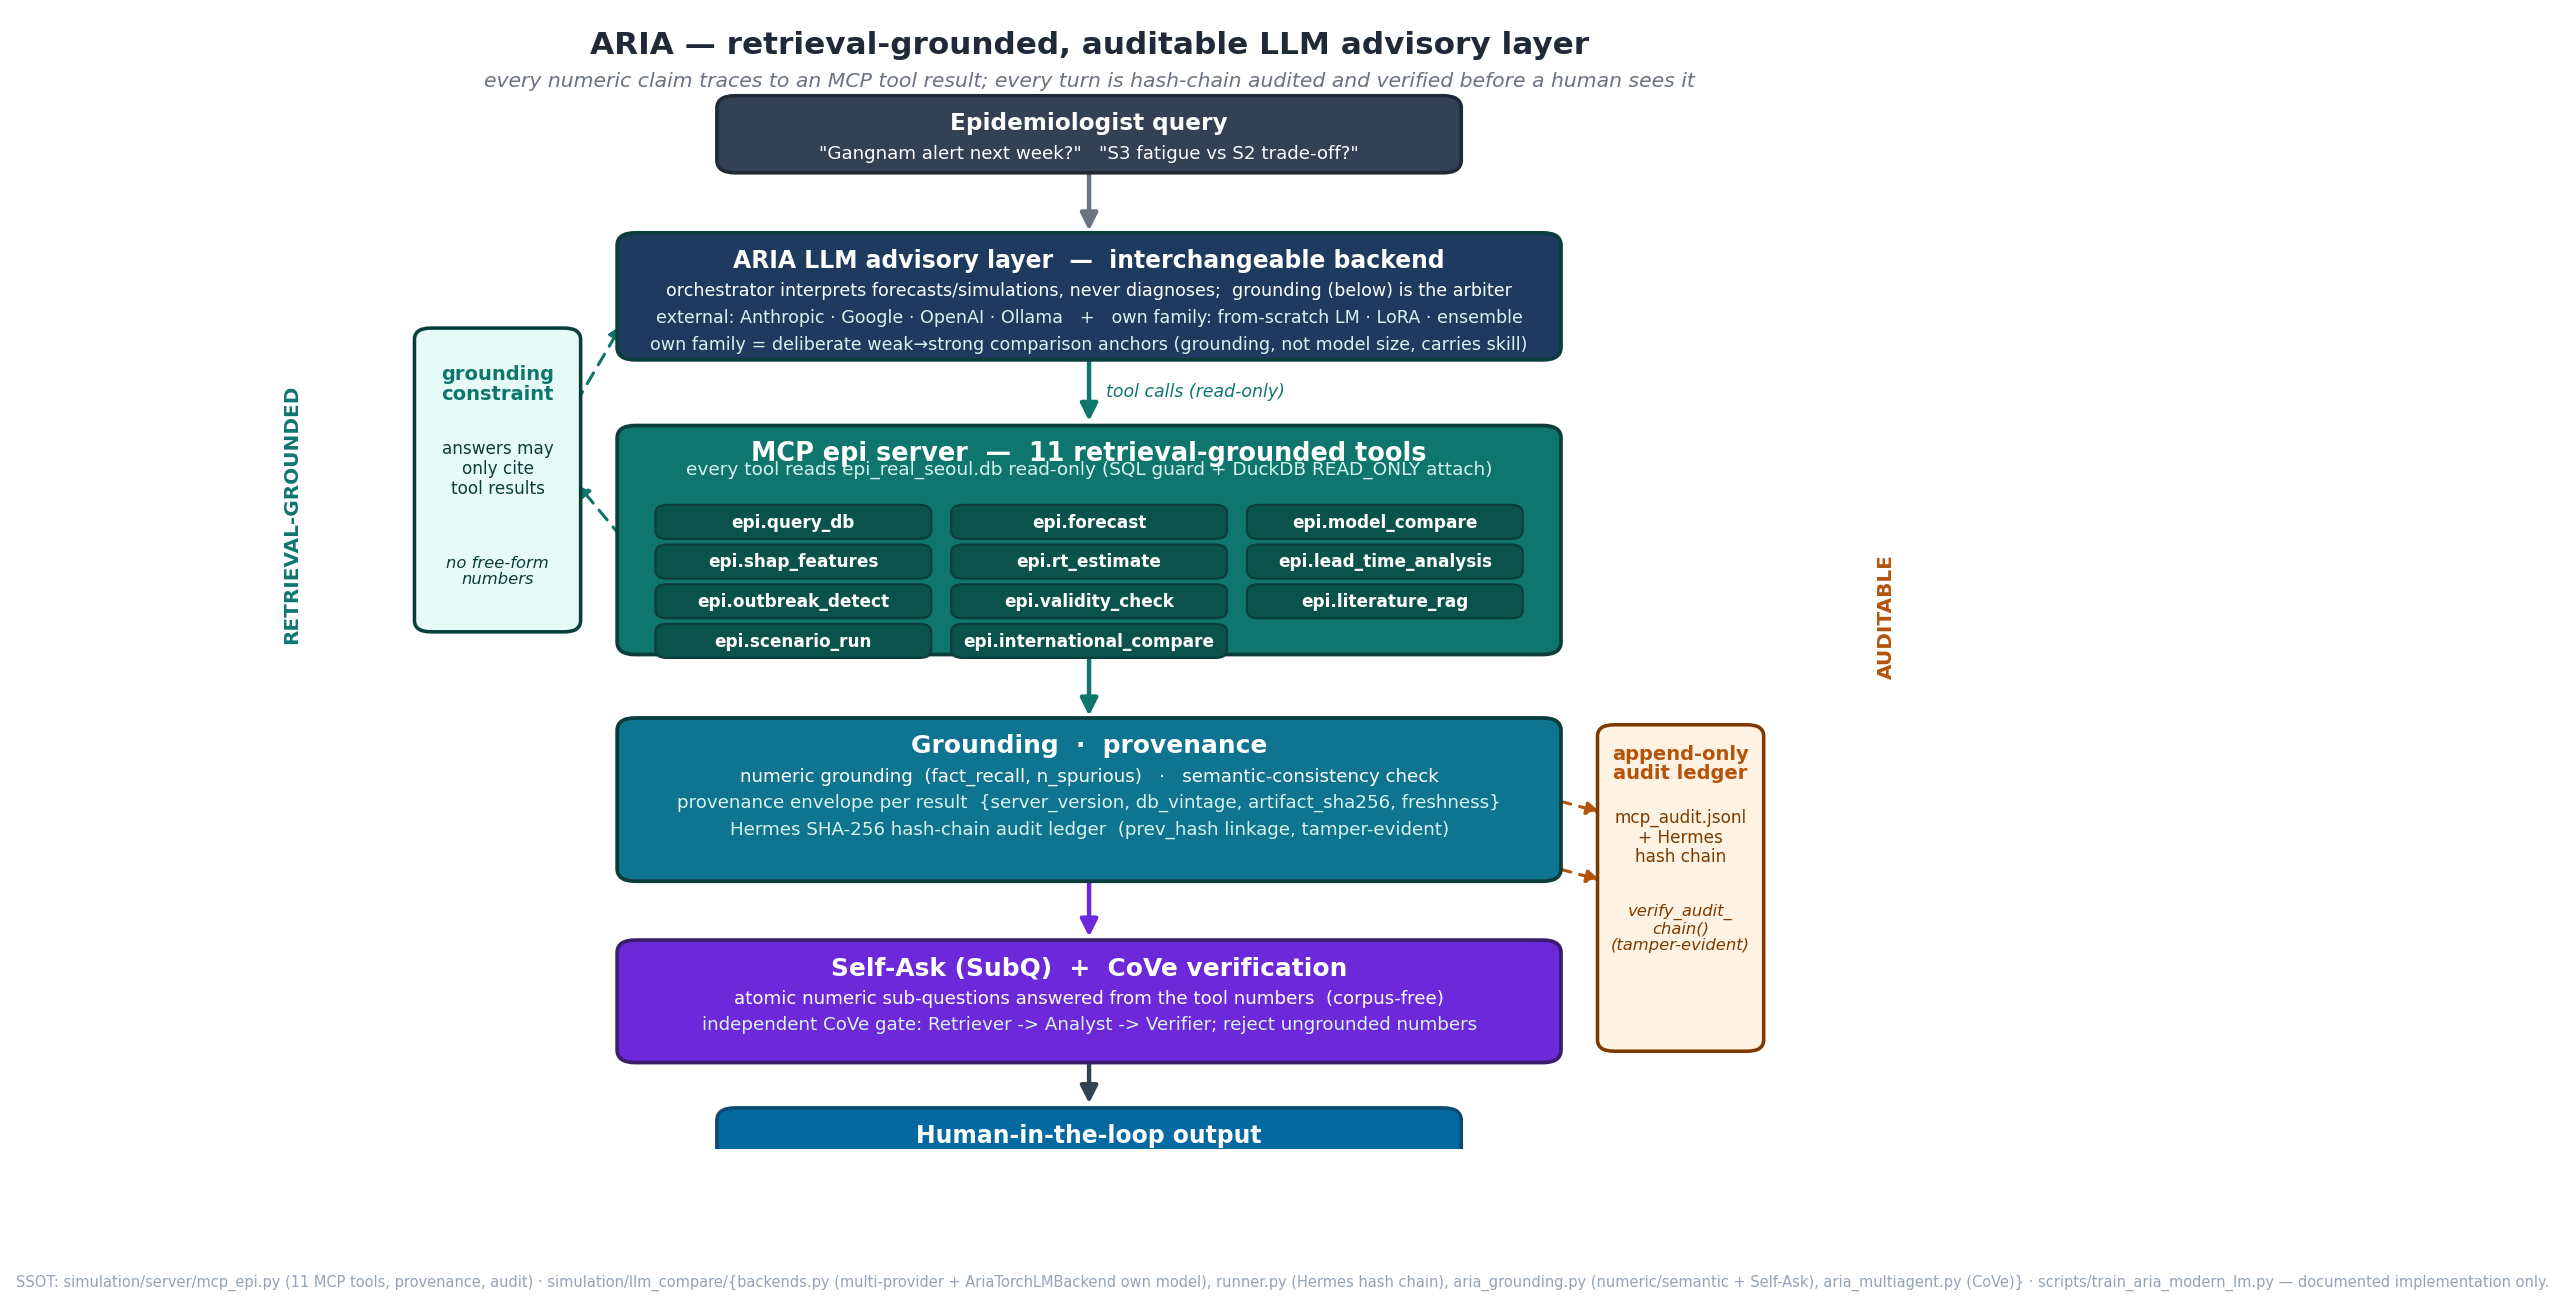

Write the Python code that produced this figure.
"""Methods figure: ARIA architecture (retrieval-grounded, auditable LLM advisory layer).

Renders the ARIA stack as a top-to-bottom flow:

    Epidemiologist query
      -> ARIA LLM advisory layer        (multi-provider orchestrator; never diagnoses)
      -> MCP epi server                 (11 retrieval-grounded tools over epi_real_seoul.db)
      -> Grounding / provenance         (numeric grounding, semantic-consistency check,
                                         Hermes SHA-256 hash-chain audit ledger)
      -> Self-Ask (SubQ) + CoVe verify  (atomic numeric sub-questions; independent grounding gate)
      -> Human-in-the-loop output       (grounded, hedged, audit-trailed)

The figure deliberately separates the *retrieval-grounded* spine (every numeric claim must trace to
an MCP tool result) from the *auditable* spine (every result carries a provenance envelope and every
turn is hash-chained), because those are the two methodological guarantees ARIA contributes over a
bare chat LLM.

SSOT (no retraining, no DB reads — static schematic of the documented implementation):
  simulation/server/mcp_epi.py
    - TOOL_SPECS: 11 MCP tools (epi.query_db, epi.forecast, epi.model_compare, epi.shap_features,
      epi.rt_estimate, epi.lead_time_analysis, epi.outbreak_detect, epi.validity_check,
      epi.literature_rag, epi.scenario_run, epi.international_compare)        (L159-531)
    - read-only SQL guard: validate_read_only + DuckDB READ_ONLY attach       (L910-936, sql_guard)
    - _attach_provenance: {server_version, db_vintage_ts, artifact_sha256, ...} + freshness  (L727-763)
    - _audit_call: append-only mcp_audit.jsonl (ts, tool, args_hash, status)  (L699-724)
  simulation/llm_compare/runner.py
    - _append_audit / verify_audit_chain: Hermes SHA-256 hash chain (prev_hash linkage)  (L134-188)
    - DEFAULT_SYSTEM_PROMPT: "never diagnose; interpret outputs for an epidemiologist"    (L46-54)
  simulation/llm_compare/aria_grounding.py
    - numeric_grounding (fact_recall / n_spurious)                            (L154-181)
    - semantic_consistency (reversed-comparison contradiction check)          (L74-151)
    - self_ask_decompose / self_ask_answer (corpus-free numeric SubQ; Press et al. 2022)  (L377-424)
  simulation/llm_compare/aria_multiagent.py
    - Retriever/Grounder -> Analyst -> Verifier/Critic CoVe gate (Dhuliawala et al. 2023)  (L34-46, L406-484)
  simulation/llm_compare/backends.py
    - discover_backends: Anthropic / Google / OpenAI / Ollama providers       (discover_backends)

Style matches paper/methods_assets/fig_selection_hierarchy.py (DejaVu Sans, savefig.dpi=160,
TEAL/NAVY/amber palette).

Constraints honoured: REAL documented implementation only (no fabricated numbers / capabilities);
seed=42 (no stochastic step — schematic); B5-width friendly aspect; NO uv sync.

Run:
    .venv/bin/python paper/methods_assets/fig_aria_arch.py
Output:
    paper/methods_assets/fig_aria_arch.png
"""
from __future__ import annotations

from pathlib import Path

import matplotlib

matplotlib.use("Agg")
import matplotlib.pyplot as plt
import numpy as np
from matplotlib.patches import FancyArrowPatch, FancyBboxPatch

plt.rcParams.update({
    "font.family": "DejaVu Sans",
    "font.size": 10,
    "savefig.dpi": 160,
    "figure.dpi": 130,
})

# ── palette (matches thesis figure SSOT) ─────────────────────────────────────
TEAL = "#0f766e"     # MCP tools / grounded spine
NAVY = "#1e3a5f"     # advisory layer / refit
AMBER = "#b45309"    # audit / provenance (the tamper-evident spine)
PLUM = "#6d28d9"     # verification (Self-Ask + CoVe)
GREY = "#6b7280"
INK = "#1f2937"
USER = "#334155"     # human boxes
BAND_GROUND = "#d1fae5"   # retrieval-grounded region tint
BAND_AUDIT = "#fde7c9"    # auditable region tint
EDGE = "#0b3d3a"

np.random.seed(42)  # determinism contract (no stochastic op; documented)

ROOT = Path(__file__).resolve().parents[2]
OUT = ROOT / "paper" / "methods_assets" / "fig_aria_arch.png"

# ── canvas ───────────────────────────────────────────────────────────────────
fig_w, fig_h = 13.4, 9.2   # B5-width friendly
fig, ax = plt.subplots(figsize=(fig_w, fig_h))
ax.set_xlim(0, 100)
ax.set_ylim(0, 100)
ax.axis("off")


def box(x, y, w, h, title, lines, fill, txt="white", *, fs_title=11.0, fs_line=8.4,
        edge=EDGE, two_line_title=None, lw=1.7):
    """Rounded box with a bold title row and stacked caption lines (top-anchored)."""
    bb = FancyBboxPatch(
        (x, y), w, h,
        boxstyle="round,pad=0.4,rounding_size=1.1",
        linewidth=lw, edgecolor=edge, facecolor=fill, zorder=3,
    )
    ax.add_patch(bb)
    n_title = (title.count("\n") + 1)
    title_y = y + h - 2.0 - (1.4 if n_title > 1 else 0.0)
    ax.text(x + w / 2, title_y, title, ha="center", va="center",
            fontsize=fs_title, fontweight="bold", color=txt, zorder=4, linespacing=1.02)
    sub = "#d8f3ef" if txt == "white" else GREY
    body = "white" if txt == "white" else INK
    p_y0 = title_y - (2.7 if n_title == 1 else 2.4)
    for j, ln in enumerate(lines):
        ax.text(x + w / 2, p_y0 - j * 2.35, ln, ha="center", va="center",
                fontsize=fs_line, color=body if j == 0 else sub, zorder=4, linespacing=1.0)


def varrow(x, y0, y1, color=GREY, lw=2.0, label=None, lx_off=0.0, ls="-"):
    """Downward vertical arrow (y0 -> y1, y0 > y1)."""
    arr = FancyArrowPatch((x, y0), (x, y1), arrowstyle="-|>", mutation_scale=16,
                          linewidth=lw, color=color, zorder=2, linestyle=ls)
    ax.add_patch(arr)
    if label:
        ax.text(x + 1.0 + lx_off, (y0 + y1) / 2, label, ha="left", va="center",
                fontsize=7.8, color=color, style="italic", zorder=5)


def uarrow(x, y0, y1, color=USER, lw=2.0):
    """Upward vertical arrow (y0 -> y1, y0 < y1)."""
    arr = FancyArrowPatch((x, y0), (x, y1), arrowstyle="-|>", mutation_scale=16,
                          linewidth=lw, color=color, zorder=2)
    ax.add_patch(arr)


# ── title ────────────────────────────────────────────────────────────────────
ax.text(50, 97.4, "ARIA — retrieval-grounded, auditable LLM advisory layer",
        ha="center", va="center", fontsize=14.0, fontweight="bold", color=INK)
ax.text(50, 94.2,
        "every numeric claim traces to an MCP tool result; every turn is hash-chain audited "
        "and verified before a human sees it",
        ha="center", va="center", fontsize=9.2, color=GREY, style="italic")

# ── side-region bands ─────────────────────────────────────────────────────────
# Retrieval-grounded spine (advisory layer + MCP tools) on the left/centre;
# Auditable spine (provenance + audit) annotated on the right.
ax.axvspan(0.04, 0.62, ymin=0.16, ymax=0.86, color=BAND_GROUND, alpha=0.0)  # placeholder; bands drawn as boxes below

# Region labels (rotated)
ax.text(2.0, 56, "RETRIEVAL-GROUNDED", ha="center", va="center", rotation=90,
        fontsize=9.0, fontweight="bold", color=TEAL)
ax.text(98.0, 47, "AUDITABLE", ha="center", va="center", rotation=90,
        fontsize=9.0, fontweight="bold", color=AMBER)

cx = 50.0   # main spine x-centre
W = 56.0    # wide-box width
X = cx - W / 2

# ── (1) Epidemiologist query ─────────────────────────────────────────────────
box(X + 6, 86.5, W - 12, 6.0,
    "Epidemiologist query",
    ['"Gangnam alert next week?"   "S3 fatigue vs S2 trade-off?"'],
    USER, fs_title=10.4, fs_line=8.2, edge="#1f2937", lw=1.6)

varrow(cx, 86.4, 80.6)

# ── (2) ARIA LLM advisory layer ──────────────────────────────────────────────
box(X, 70.0, W, 10.4,
    "ARIA LLM advisory layer  —  interchangeable backend",
    ["orchestrator interprets forecasts/simulations, never diagnoses;  grounding (below) is the arbiter",
     "external: Anthropic · Google · OpenAI · Ollama   +   own family: from-scratch LM · LoRA · ensemble",
     "own family = deliberate weak→strong comparison anchors (grounding, not model size, carries skill)"],
    NAVY, fs_title=10.6, fs_line=7.9)

varrow(cx, 69.9, 63.8, color=TEAL, label="tool calls (read-only)", lx_off=0.0)

# ── (3) MCP epi server — 11 retrieval-grounded tools ─────────────────────────
box(X, 44.0, W, 19.4,
    "MCP epi server  —  11 retrieval-grounded tools",
    [""],
    TEAL, fs_title=11.5)
# subtitle line under the title
ax.text(cx, 60.0, "every tool reads epi_real_seoul.db read-only (SQL guard + DuckDB READ_ONLY attach)",
        ha="center", va="center", fontsize=8.3, color="#d8f3ef", zorder=4)

# tool chips in a 3-column grid
tools = [
    "query_db", "forecast", "model_compare",
    "shap_features", "rt_estimate", "lead_time_analysis",
    "outbreak_detect", "validity_check", "literature_rag",
    "scenario_run", "international_compare",
]
n_cols = 3
chip_w, chip_h = 16.2, 2.6
gx0 = cx - (n_cols * chip_w + (n_cols - 1) * 1.6) / 2
gy0 = 56.6
for idx, t in enumerate(tools):
    r, c = divmod(idx, n_cols)
    cxx = gx0 + c * (chip_w + 1.6)
    cyy = gy0 - r * (chip_h + 0.9)
    chip = FancyBboxPatch((cxx, cyy - chip_h), chip_w, chip_h,
                          boxstyle="round,pad=0.2,rounding_size=0.7",
                          linewidth=1.0, edgecolor="#0b3d3a",
                          facecolor="#0b524c", zorder=4)
    ax.add_patch(chip)
    ax.text(cxx + chip_w / 2, cyy - chip_h / 2, f"epi.{t}",
            ha="center", va="center", fontsize=7.6, color="white",
            fontweight="bold", zorder=5)

varrow(cx, 43.9, 37.8, color=TEAL)

# ── (4) Grounding / provenance ───────────────────────────────────────────────
box(X, 24.0, W, 13.6,
    "Grounding  ·  provenance",
    ["numeric grounding  (fact_recall, n_spurious)   ·   semantic-consistency check",
     "provenance envelope per result  {server_version, db_vintage, artifact_sha256, freshness}",
     "Hermes SHA-256 hash-chain audit ledger  (prev_hash linkage, tamper-evident)"],
    "#0e7490", fs_title=11.2, fs_line=8.2, edge="#0b3d3a")

varrow(cx, 23.9, 18.3, color=PLUM)

# ── (5) Self-Ask (SubQ) + CoVe verification ──────────────────────────────────
box(X, 8.0, W, 10.0,
    "Self-Ask (SubQ)  +  CoVe verification",
    ["atomic numeric sub-questions answered from the tool numbers  (corpus-free)",
     "independent CoVe gate: Retriever -> Analyst -> Verifier; reject ungrounded numbers"],
    PLUM, fs_title=11.2, fs_line=8.2, edge="#3b1d70")

varrow(cx, 7.9, 3.6, color=USER, label=None)

# ── (6) Human-in-the-loop output ─────────────────────────────────────────────
box(X + 6, -3.0, W - 12, 6.2,
    "Human-in-the-loop output",
    ["grounded · hedged · audit-trailed   —   epidemiologist decides"],
    "#0369a1", fs_title=10.6, fs_line=8.2, edge="#0c4a6e", lw=1.6)

# ── right-side AUDITABLE bracket: provenance + ledger flow back to the audit log ──
audit_x = X + W + 3.0
# a slim audit-log box to the right of the grounding/verification stages
ab = FancyBboxPatch((audit_x, 9.0), 9.2, 28.0,
                    boxstyle="round,pad=0.4,rounding_size=1.0",
                    linewidth=1.6, edgecolor="#7c3a00",
                    facecolor="#fef3e3", zorder=3)
ax.add_patch(ab)
ax.text(audit_x + 4.6, 34.0, "append-only\naudit ledger", ha="center", va="center",
        fontsize=8.8, fontweight="bold", color=AMBER, zorder=4, linespacing=1.05)
ax.text(audit_x + 4.6, 27.5, "mcp_audit.jsonl\n+ Hermes\nhash chain",
        ha="center", va="center", fontsize=7.6, color="#7c3a00", zorder=4, linespacing=1.1)
ax.text(audit_x + 4.6, 19.5, "verify_audit_\nchain()\n(tamper-evident)",
        ha="center", va="center", fontsize=7.4, color="#7c3a00", style="italic",
        zorder=4, linespacing=1.1)
# arrows: MCP + grounding stages feed the ledger (auditable spine)
for ystart in (30.8, 24.8):
    a = FancyArrowPatch((X + W, ystart), (audit_x, ystart - 1.2),
                        arrowstyle="-|>", mutation_scale=12, linewidth=1.4,
                        color=AMBER, zorder=2, linestyle=(0, (4, 3)))
    ax.add_patch(a)

# ── left-side GROUNDED bracket annotation: tools constrain the advisory layer ──
ground_x = X - 3.0 - 9.2
gb = FancyBboxPatch((ground_x, 46.0), 9.2, 26.0,
                    boxstyle="round,pad=0.4,rounding_size=1.0",
                    linewidth=1.6, edgecolor="#0b3d3a",
                    facecolor="#e6fbf5", zorder=3)
ax.add_patch(gb)
ax.text(ground_x + 4.6, 67.5, "grounding\nconstraint", ha="center", va="center",
        fontsize=8.8, fontweight="bold", color=TEAL, zorder=4, linespacing=1.05)
ax.text(ground_x + 4.6, 60.0, "answers may\nonly cite\ntool results",
        ha="center", va="center", fontsize=7.6, color="#0b3d3a", zorder=4, linespacing=1.15)
ax.text(ground_x + 4.6, 51.0, "no free-form\nnumbers",
        ha="center", va="center", fontsize=7.4, color="#0b3d3a", style="italic",
        zorder=4, linespacing=1.1)
# arrow: MCP tools -> advisory layer constraint
a = FancyArrowPatch((X, 53.7), (ground_x + 9.2, 59.0),
                    arrowstyle="-|>", mutation_scale=12, linewidth=1.4,
                    color=TEAL, zorder=2, linestyle=(0, (4, 3)))
ax.add_patch(a)
a = FancyArrowPatch((ground_x + 9.2, 65.5), (X, 73.0),
                    arrowstyle="-|>", mutation_scale=12, linewidth=1.4,
                    color=TEAL, zorder=2, linestyle=(0, (4, 3)))
ax.add_patch(a)

# ── footer (SSOT provenance, matches sibling figures) ─────────────────────────
fig.text(0.012, 0.014,
         "SSOT: simulation/server/mcp_epi.py (11 MCP tools, provenance, audit) · "
         "simulation/llm_compare/{backends.py (multi-provider + AriaTorchLMBackend own model), "
         "runner.py (Hermes hash chain), aria_grounding.py (numeric/semantic + Self-Ask), "
         "aria_multiagent.py (CoVe)} · scripts/train_aria_modern_lm.py — documented implementation only.",
         ha="left", va="bottom", fontsize=6.6, color="#94a3b8")

fig.savefig(OUT, bbox_inches="tight", dpi=160, facecolor="white")
plt.close(fig)
print(f"wrote {OUT}")
